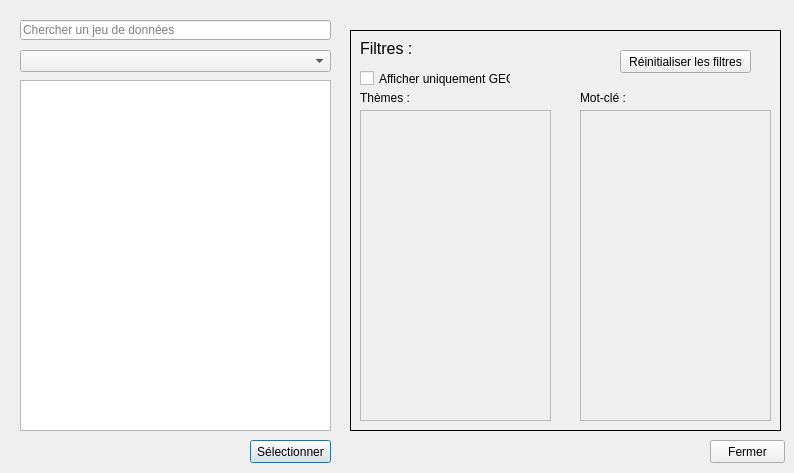
<?xml version="1.0" encoding="UTF-8"?>
<ui version="4.0">
 <class>searchDataset</class>
 <widget class="QDialog" name="searchDataset">
  <property name="geometry">
   <rect>
    <x>0</x>
    <y>0</y>
    <width>794</width>
    <height>473</height>
   </rect>
  </property>
  <property name="windowTitle">
   <string>Dialog</string>
  </property>
  <widget class="QLineEdit" name="searchBarFilter">
   <property name="geometry">
    <rect>
     <x>20</x>
     <y>20</y>
     <width>311</width>
     <height>20</height>
    </rect>
   </property>
   <property name="placeholderText">
    <string>Chercher un jeu de données</string>
   </property>
  </widget>
  <widget class="QListWidget" name="datasetAllList">
   <property name="geometry">
    <rect>
     <x>20</x>
     <y>80</y>
     <width>311</width>
     <height>351</height>
    </rect>
   </property>
   <property name="font">
    <font>
     <pointsize>11</pointsize>
    </font>
   </property>
   <property name="iconSize">
    <size>
     <width>24</width>
     <height>24</height>
    </size>
   </property>
   <property name="gridSize">
    <size>
     <width>0</width>
     <height>24</height>
    </size>
   </property>
  </widget>
  <widget class="QPushButton" name="pushSelectDataset">
   <property name="geometry">
    <rect>
     <x>250</x>
     <y>440</y>
     <width>81</width>
     <height>23</height>
    </rect>
   </property>
   <property name="text">
    <string>Sélectionner</string>
   </property>
  </widget>
  <widget class="QPushButton" name="pushFilter">
   <property name="geometry">
    <rect>
     <x>620</x>
     <y>50</y>
     <width>131</width>
     <height>23</height>
    </rect>
   </property>
   <property name="text">
    <string>Réinitialiser les filtres</string>
   </property>
  </widget>
  <widget class="QCheckBox" name="checkDisplayGeo">
   <property name="geometry">
    <rect>
     <x>360</x>
     <y>70</y>
     <width>151</width>
     <height>17</height>
    </rect>
   </property>
   <property name="text">
    <string>Afficher uniquement GEO</string>
   </property>
  </widget>
  <widget class="QLabel" name="label">
   <property name="geometry">
    <rect>
     <x>350</x>
     <y>30</y>
     <width>431</width>
     <height>401</height>
    </rect>
   </property>
   <property name="frameShape">
    <enum>QFrame::Box</enum>
   </property>
   <property name="text">
    <string/>
   </property>
  </widget>
  <widget class="QLabel" name="label_2">
   <property name="geometry">
    <rect>
     <x>360</x>
     <y>40</y>
     <width>71</width>
     <height>16</height>
    </rect>
   </property>
   <property name="font">
    <font>
     <pointsize>12</pointsize>
    </font>
   </property>
   <property name="text">
    <string>Filtres :</string>
   </property>
  </widget>
  <widget class="QPushButton" name="pushClose">
   <property name="geometry">
    <rect>
     <x>710</x>
     <y>440</y>
     <width>75</width>
     <height>23</height>
    </rect>
   </property>
   <property name="text">
    <string>Fermer</string>
   </property>
  </widget>
  <widget class="QScrollArea" name="scrollArea_2">
   <property name="geometry">
    <rect>
     <x>360</x>
     <y>110</y>
     <width>191</width>
     <height>311</height>
    </rect>
   </property>
   <property name="widgetResizable">
    <bool>true</bool>
   </property>
   <widget class="QWidget" name="scrollAreaWidgetContents_3">
    <property name="geometry">
     <rect>
      <x>0</x>
      <y>0</y>
      <width>189</width>
      <height>309</height>
     </rect>
    </property>
   </widget>
  </widget>
  <widget class="QLabel" name="label_4">
   <property name="geometry">
    <rect>
     <x>360</x>
     <y>90</y>
     <width>81</width>
     <height>16</height>
    </rect>
   </property>
   <property name="text">
    <string>Thèmes : </string>
   </property>
  </widget>
  <widget class="QLabel" name="label_5">
   <property name="geometry">
    <rect>
     <x>580</x>
     <y>90</y>
     <width>81</width>
     <height>16</height>
    </rect>
   </property>
   <property name="text">
    <string>Mot-clé : </string>
   </property>
  </widget>
  <widget class="QScrollArea" name="scrollArea_3">
   <property name="geometry">
    <rect>
     <x>580</x>
     <y>110</y>
     <width>191</width>
     <height>311</height>
    </rect>
   </property>
   <property name="widgetResizable">
    <bool>true</bool>
   </property>
   <widget class="QWidget" name="scrollAreaWidgetContents_4">
    <property name="geometry">
     <rect>
      <x>0</x>
      <y>0</y>
      <width>189</width>
      <height>309</height>
     </rect>
    </property>
   </widget>
  </widget>
  <widget class="QComboBox" name="comboBox">
   <property name="geometry">
    <rect>
     <x>20</x>
     <y>50</y>
     <width>311</width>
     <height>22</height>
    </rect>
   </property>
   <property name="placeholderText">
    <string>Choisir une organisation</string>
   </property>
  </widget>
  <zorder>label</zorder>
  <zorder>searchBarFilter</zorder>
  <zorder>datasetAllList</zorder>
  <zorder>pushSelectDataset</zorder>
  <zorder>pushFilter</zorder>
  <zorder>checkDisplayGeo</zorder>
  <zorder>label_2</zorder>
  <zorder>pushClose</zorder>
  <zorder>scrollArea_2</zorder>
  <zorder>label_4</zorder>
  <zorder>label_5</zorder>
  <zorder>scrollArea_3</zorder>
  <zorder>comboBox</zorder>
 </widget>
 <resources/>
 <connections/>
</ui>
